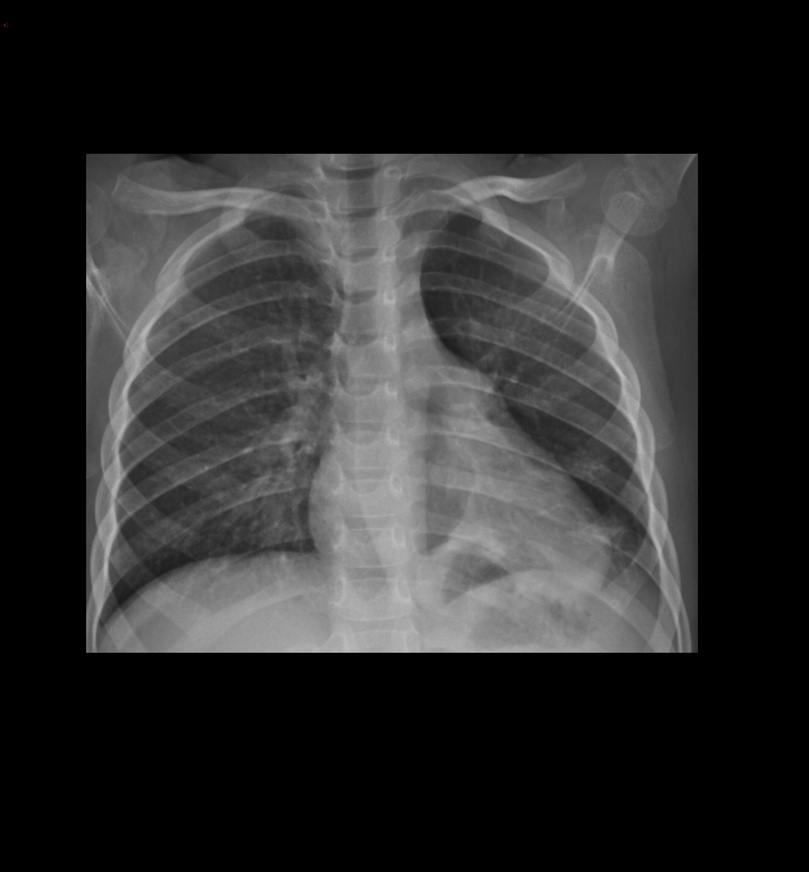
#> input picture Goal/Rx3ansFoyerInfGauche.jpg, 809 x 872 px, shrunk from 1916 x 2064 before the run, found by its file name
$ python 'Tensor test.py'   (older library calls are emulated)
#> lines starting #> are read from the running program, lines starting #| are printed output that depends on the picture
import numpy as np
import cv2
import random as rd

im=cv2.imread('Rx3ansFoyerInfGauche.jpg',0)
#> im: shape (872, 809); min 0, max 193, mean 44
im1=im.copy()
d2x = cv2.Sobel(im,cv2.CV_64F,2,0,ksize=5) #second derivative of x
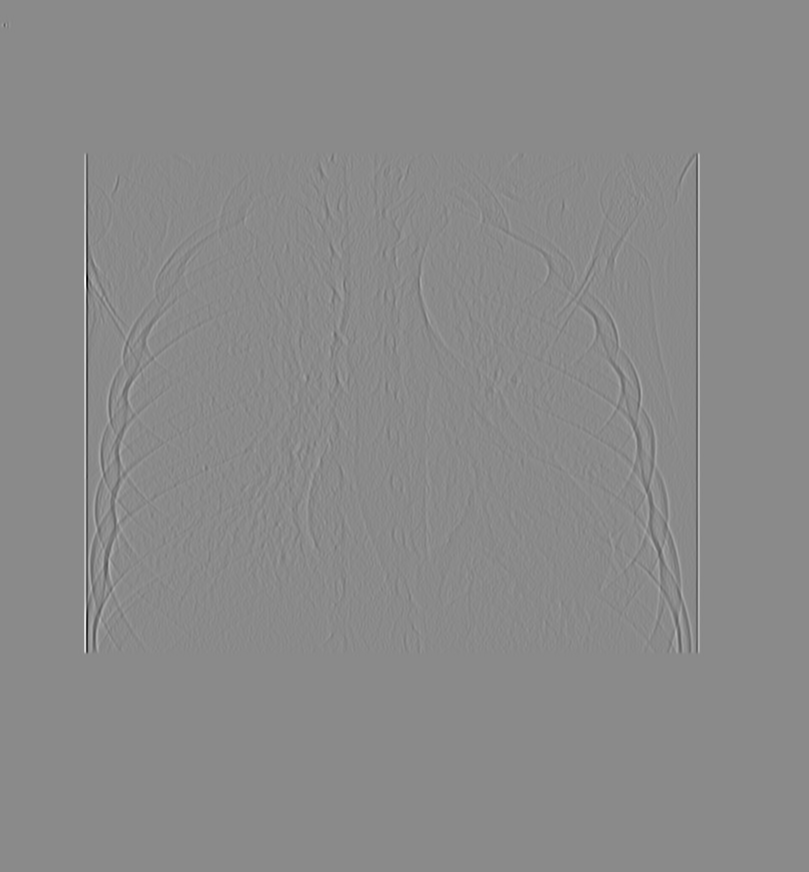
#> d2x: shape (872, 809) float64; min -3010, max 2544, mean 0; drawn with min black and max white
d2y = cv2.Sobel(im,cv2.CV_64F,0,2,ksize=5) #second derivative of y
dxy = cv2.Sobel(im,cv2.CV_64F,1,1,ksize=5) #derivative of x than y
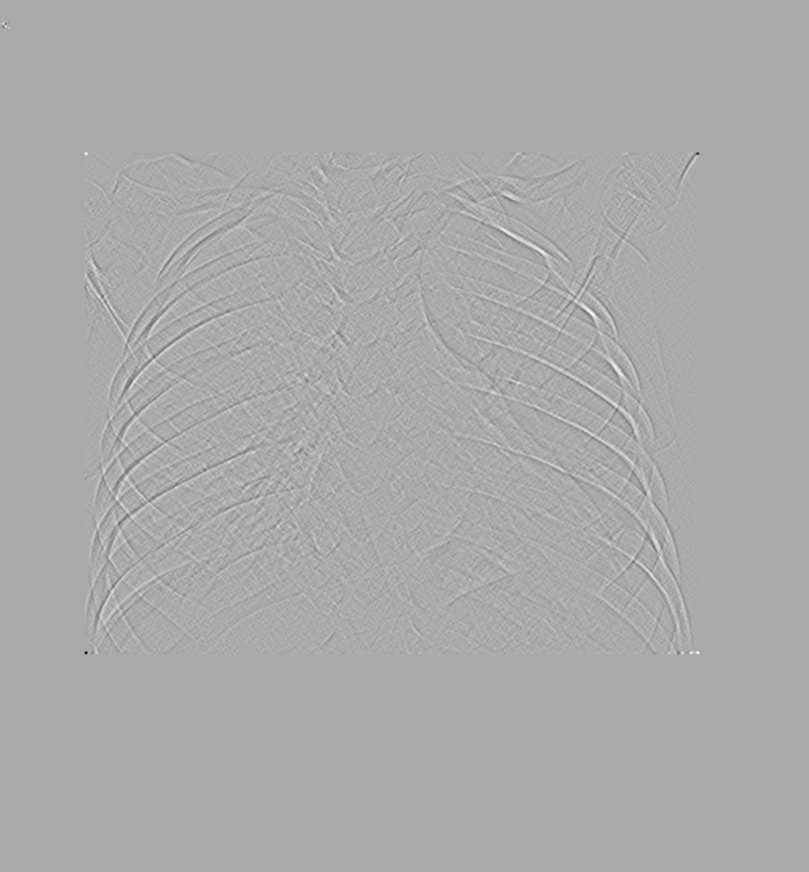
#> dxy: shape (872, 809) float64; min -985, max 489, mean 0; drawn with min black and max white
M=np.matrix('0,0;0,0')
rows = im.shape[1]
#> rows = 809
columns = im.shape[0]
#> columns = 872
for i in range(rows):
    n=rd.randint(0,columns-1)
    M[0,0]=d2x[n,i]
    M[0,1]=dxy[n,i]
    M[1,0]=dxy[n,i]
    M[1,1]=d2y[n,i]
    vp=np.linalg.eig(M)
    v1=vp[1][0]
    v2=vp[1][1]
    if(v1[0,0] and v1[0,1] !=0):
        cv2.line(im1, (i, n), (i+1000*int(v1[0,0]), n+1000*int(v1[0,1])), (255, 0, 0), 5)
    if(v2[0,0] and v2[0,1] !=0):
        cv2.line(im1, (i, n), (i+1000*int(v2[0,0]), n+1000*int(v2[0,1])), (0, 255, 0), 5)
    cv2.imwrite('Rx3ansFoyerInfGauche_tensor.jpg',im1)
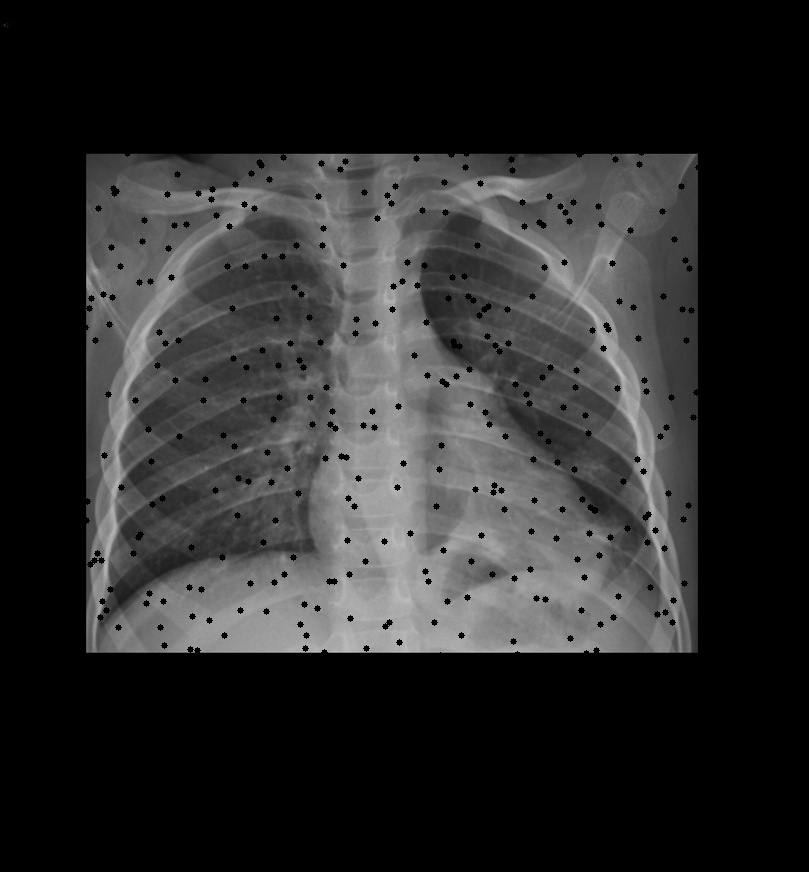
#> im1: shape (872, 809); min 0, max 193, mean 42.7
#> after the loop, M = [[0, 0], [0, 0]]

$ run again, with Goal/Rx11ansNormale-sdbronchique.jpg copied over Goal/Rx3ansFoyerInfGauche.jpg
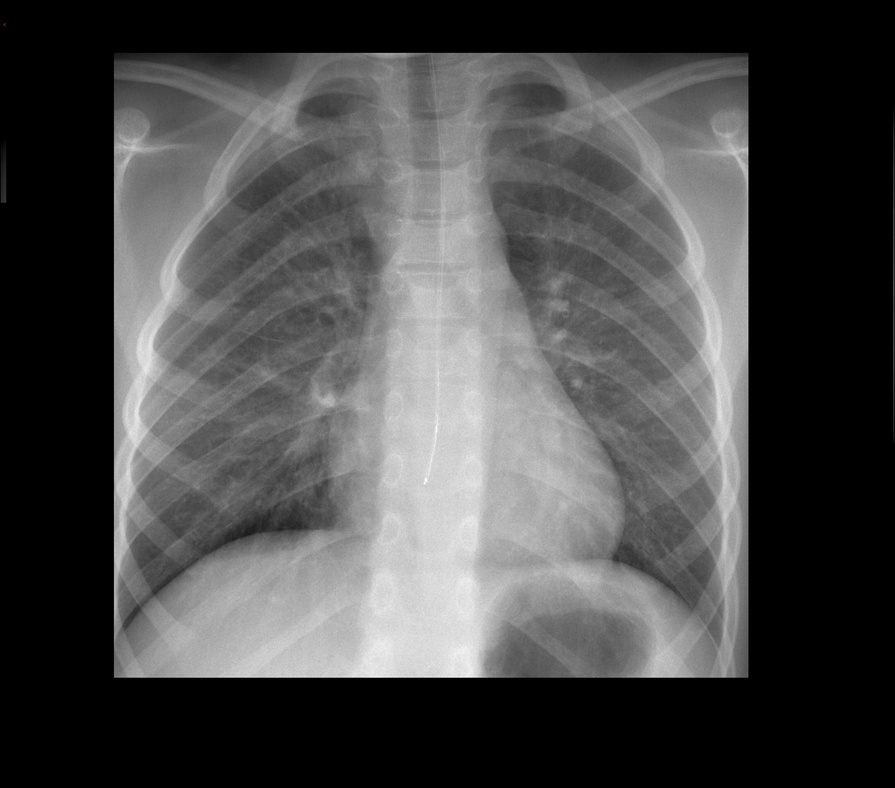
#> input picture Goal/Rx11ansNormale-sdbronchique.jpg, 895 x 788 px, shrunk from 2168 x 1908 before the run, found by its file name
#> after the loop `for i in range(rows):`:
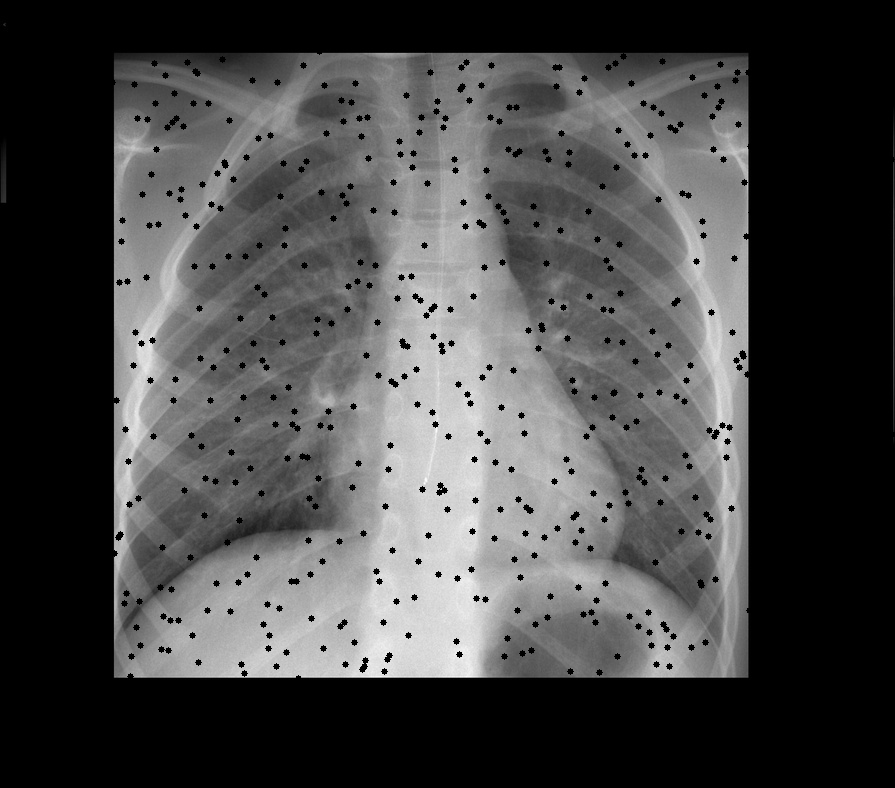
#> im1: shape (788, 895); min 0, max 255, mean 72.1
#> after the loop `for i in range(rows):`: M = [[0, 0], [0, 0]]
